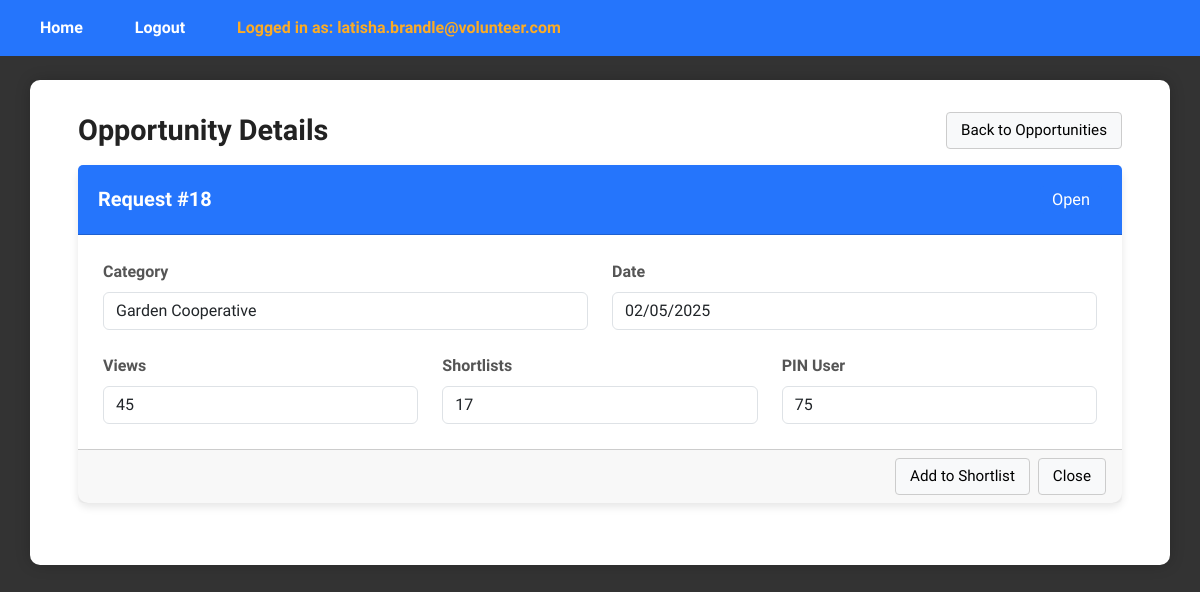
Page /ViewOpportunitiesDetailsPage?request_id=18 (signed in) on the earlier database version.
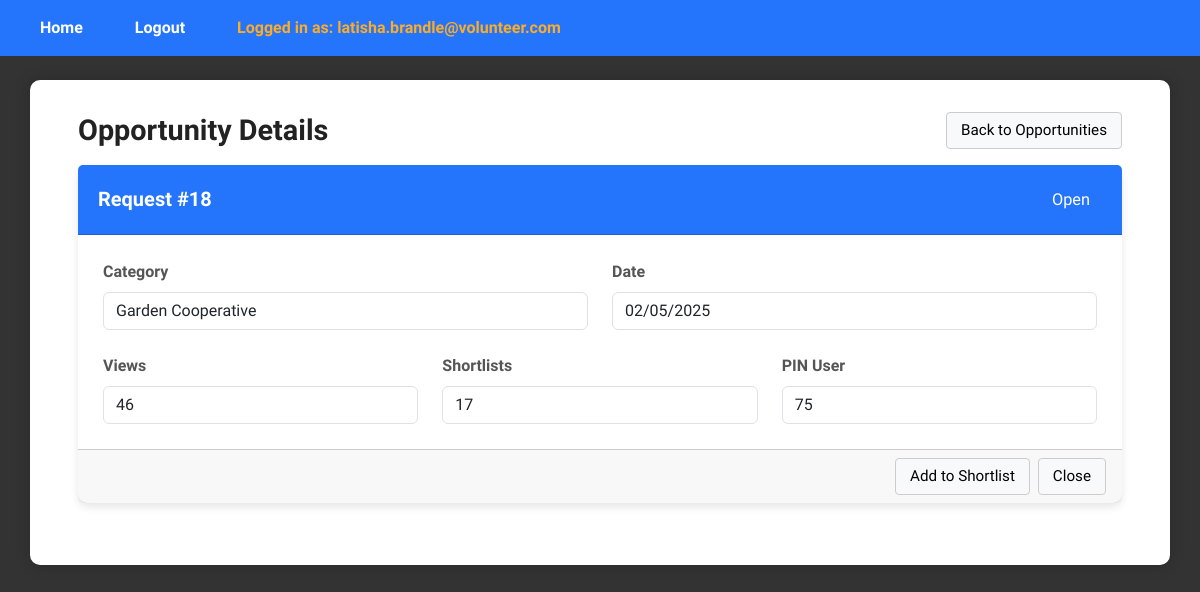
Same page on the later database version.
### tables this page shows
CREATE TABLE request (
    request_id INTEGER PRIMARY KEY AUTOINCREMENT,
    pin_user_id INT,
    csrrep_user_id INT DEFAULT NULL,
    category_id INT,
    request_status BOOLEAN, --0 means uncompleted, 1 means completed
    request_date DATETIME,
    request_view_count INT,
    request_shortlist_count INT,
    FOREIGN KEY (pin_user_id) REFERENCES user(user_id),
    FOREIGN KEY (csrrep_user_id) REFERENCES user(user_id),
    FOREIGN KEY (category_id) REFERENCES category(category_id)
);

### app.py (the view)
@app.route("/ViewOpportunitiesDetailsPage", methods=["GET"])
def viewOpportunitiesDetailsPage():
    if 'email' not in session:
        return redirect(url_for('login'))
    if session['role_id'] != 4:  # Assuming CSR Rep
        return redirect(url_for('login'))
    request_id = request.args.get('request_id')
    view_controller = ViewOpportunitiesDetailsController()
    opportunity= view_controller.viewOpportunitiesDetails(request_id)
    return render_template("csr/ViewOpportunitiesDetailsPage.html", opportunity=opportunity)

### controllers/csrrep/ViewOpportunitiesDetailsController.py (called while the page is built)
    def viewOpportunitiesDetails(self, request_id):
        request = Request()
        return request.viewOpportunitiesDetails(request_id)

### database/database_management.py (called while the page is built)
def dbConnection():
    return sqlite3.connect("database/volunteer_system.db")

### templates/csr/ViewOpportunitiesDetailsPage.html (shortened to what this page needs)
{% extends "layout.html" %}
{% block content %}
<div class="dashboard-wrapper">
  <div class="dashboard-container">
    <div class="d-flex justify-content-between align-items-center mb-3">
      <h1 class="m-0">Opportunity Details</h1>
      <div class="d-flex gap-2 align-items-center">
        <a href="{{ url_for('viewOpportunitiesPage') }}" class="plain-btn">Back to Opportunities</a>
      </div>
    </div>
    {% if not opportunity %}
      <div class="card"><div class="card-body"><p class="m-0">Opportunity not found.</p></div></div>
    {% else %}
      <div class="card">
        <div class="card-header d-flex justify-content-between align-items-center">
          <h5 class="m-0">Request #{{ opportunity.request_id }}</h5>
          <div>
            {% if opportunity.request_status in (1, True, '1', 'true', 'True') %}
              <span class="badge bg-success">Completed</span>
            {% else %}
              <span class="badge bg-platform-manager">Open</span>
            {% endif %}
          </div>
        </div>
        <div class="card-body">
          <div class="row g-4">
            <div class="col-md-6">
              <label class="form-label">Category</label>
              <div class="form-control" readonly>
                {% if opportunity.category_name %}
                  {{ opportunity.category_name }}
                {% else %}
                  Category {{ opportunity.category_id }}
                {% endif %}
              </div>
            </div>
            <div class="col-md-6">
              <label class="form-label">Date</label>
              <input class="form-control" value="{{ opportunity.request_date }}" readonly>
            </div>
            <div class="col-md-4">
              <label class="form-label">Views</label>
              <input class="form-control" value="{{ opportunity.request_view_count if opportunity.request_view_count is not none else 0 }}" readonly>
            </div>
            <div class="col-md-4">
              <label class="form-label">Shortlists</label>
              <input class="form-control" value="{{ opportunity.request_shortlist_count if opportunity.request_shortlist_count is not none else 0 }}" readonly>
            </div>
            <div class="col-md-4">
              <label class="form-label">PIN User</label>
              <input class="form-control" value="{{ opportunity.pin_user_id if opportunity.pin_user_id is not none else '-' }}" readonly>
            </div>
          </div>
        </div>
        <div class="card-footer d-flex justify-content-end gap-2">
          <form method="post" action="{{ url_for('addToShortlistPage') }}" style="display:inline;">
            <button class="plain-btn" type="submit">Add to Shortlist</button>
          </form>
          <a href="{{ url_for('viewOpportunitiesPage') }}" class="plain-btn">Close</a>
        </div>
      </div>
    {% endif %}
  </div>
</div>
{% endblock %}

Differences in the rows shown:
changed request id 18: request_view_count "45" → "46"
